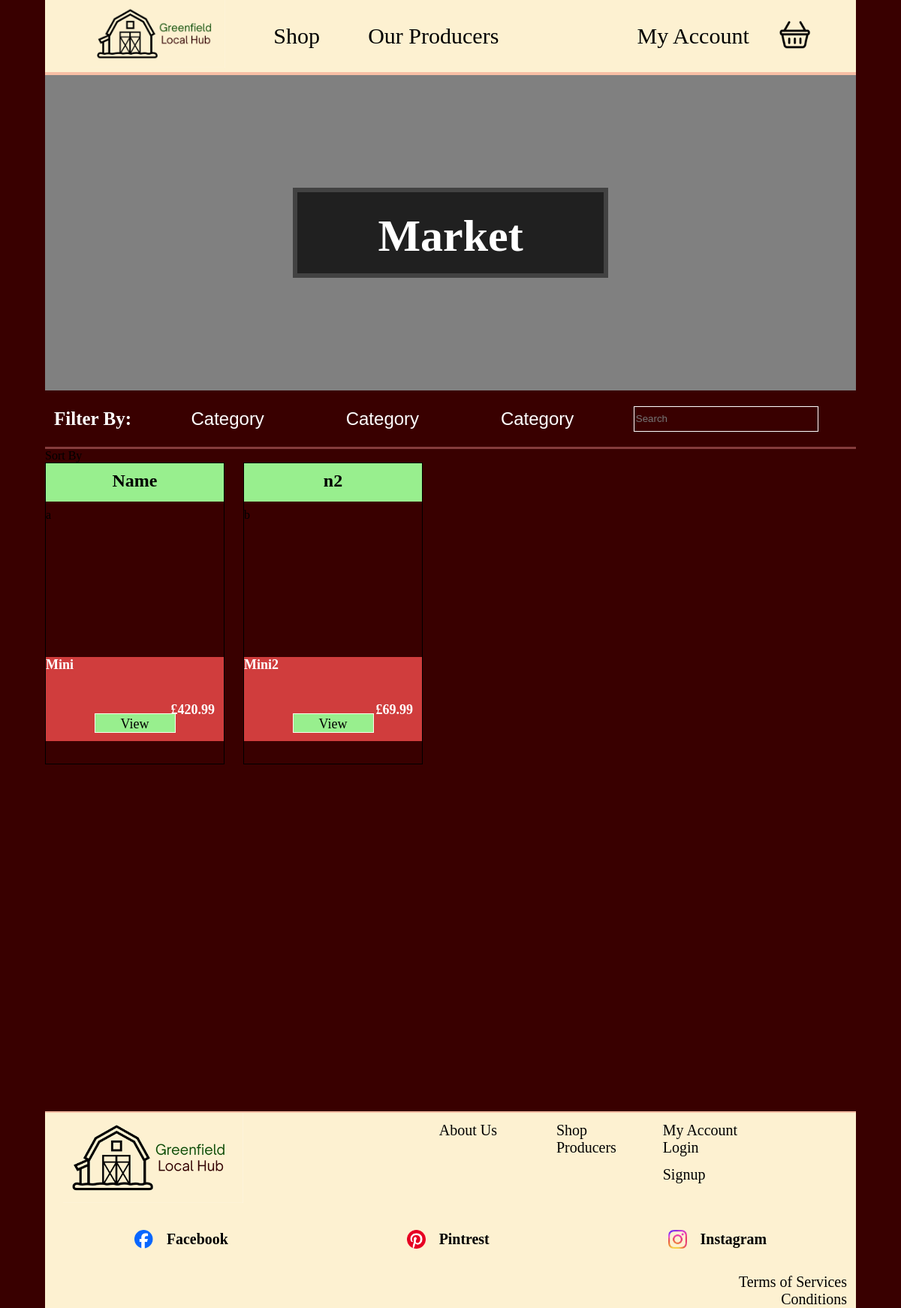
The page /shop on the database as committed earlier.
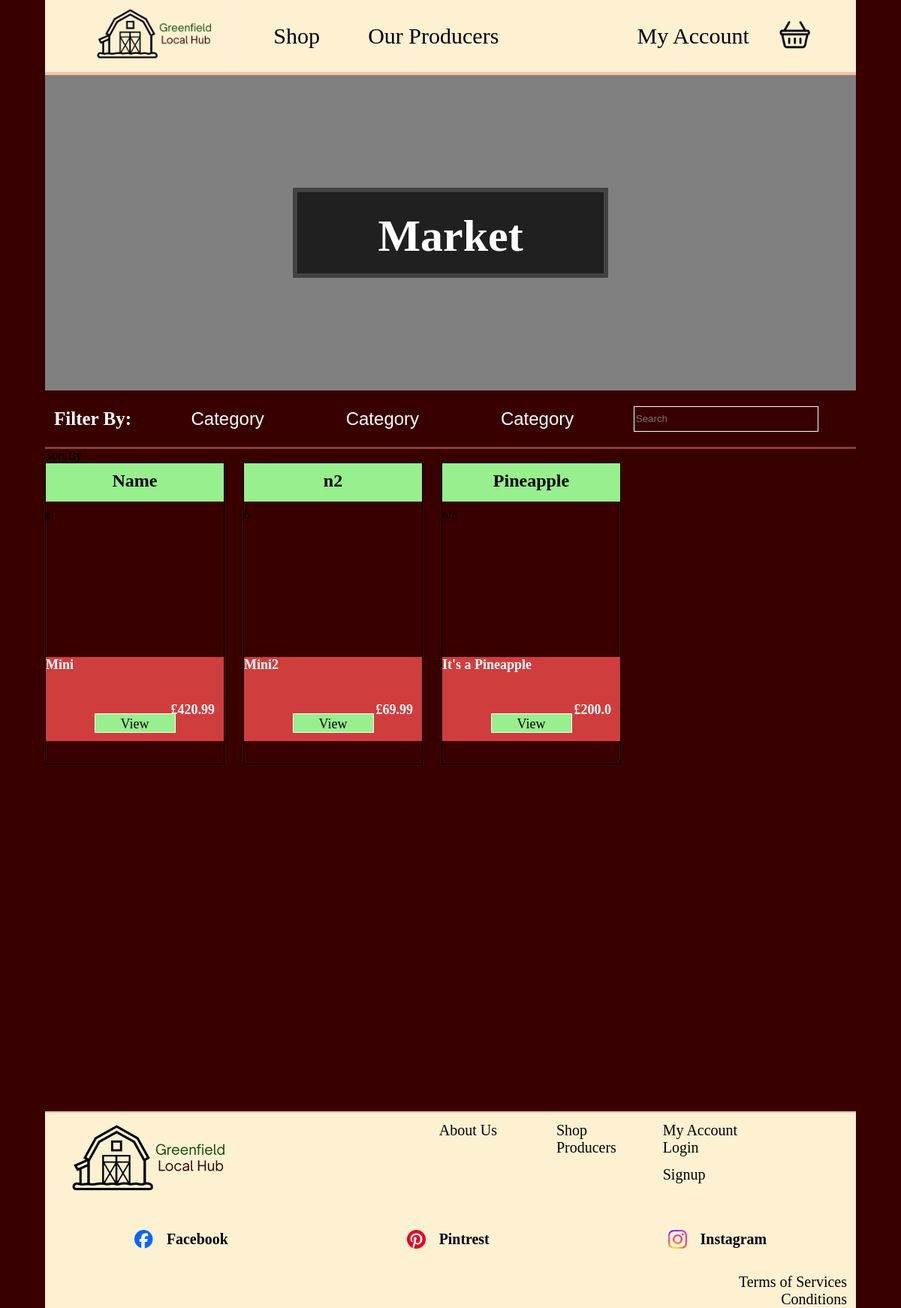
The same page on the database as committed later.
### tables this page shows
CREATE TABLE "Product" (
	"Id" INTEGER NOT NULL, 
	"UserId" INTEGER, 
	"Image" VARCHAR, 
	"Item" VARCHAR, 
	"Mini" VARCHAR, 
	"Description" VARCHAR, 
	"Price" FLOAT, 
	"Quantity" INTEGER, 
	PRIMARY KEY ("Id")
);

### app.py (the view)
@app.route("/shop", methods=["GET", "POST"])
def market():
    result = callAll(Product)
    if request.method == "POST":
        search = request.method['search']
    return render_template("market.html", products=result)

### app.py (called while the page is built)
def callAll(tableName):
    conn = engine.connect()
    result = conn.execute(select([tableName])).fetchall()
    return result

### templates/market.html (shortened to what this page needs)
<!DOCTYPE html>
<html lang="en">
<head>
    <link rel="stylesheet" href="{{url_for('static', filename='/css/market.css')}}" />
    <link rel="stylesheet" href="{{url_for('static', filename='/css/productCard.css')}}" />
</head>
<body>
    {% extends "base.html" %}
    {% block content %}
    <div class="banner">
        <h1 class="bannerText"> Market </h1>
    </div>
    <div class="filter">
        <h3> Filter By: </h3>
        <button> Category </button>
        <button> Category </button>
        <button> Category </button>
        <input id="search" name="search" placeholder="Search">
    </div>
    <div> Sort By </div>
    <div class="products">
        {% for product in products %}
            <div class="productCard">
                <h4> {{ product[3] }} </h4>
                <div class="productImage"> {{ product[2] }} </div>
                <div class="productInfo">
                    <h5 class="productDescription"> {{ product[4] }} </h5>
                    <h5 class="productPrice"> £{{ product[6] }} </h5>
                    <a class="productButton" href="product"> View </a>
                </div>
            </div>
        {% endfor %}
    </div>
    {% endblock %}

Rows that differ between the two databases and show on the page:
added Product: Item "Pineapple", Mini "It's a Pineapple", Price "200.0"
